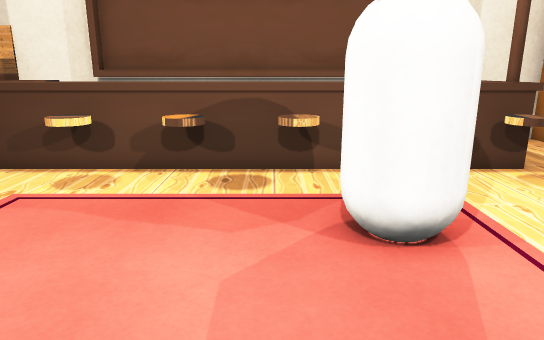
View 1 (above)

16 first-person views from a walk through a scene from a Unity 3-D project. The camera is 1.3 m above the floor, tilts 14° down and sees 70° across. The floor is counted in squares, 0.5 m on a side. Each view is taken from the middle of a square. On the plan, view 1 faces up. The plan holds only what a view shows up to about 20 squares ahead; the rest is blank. The place goes on beyond the plan. Some surface patterns are stand-ins.

View 2
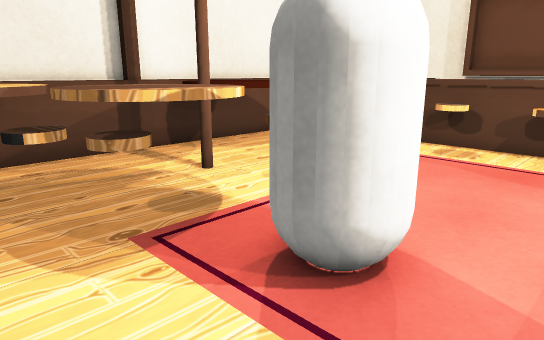

View 3
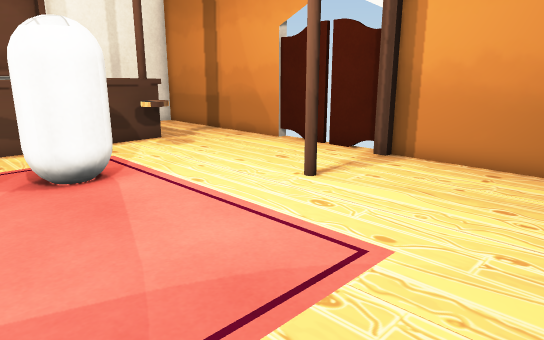

View 4
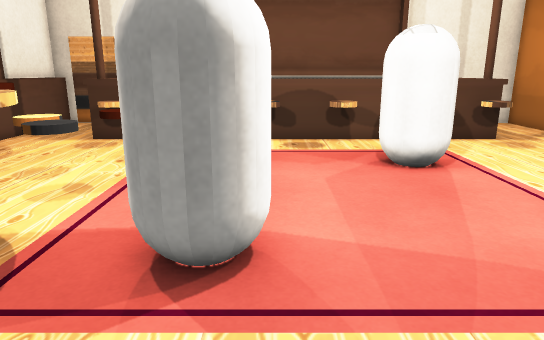

View 5
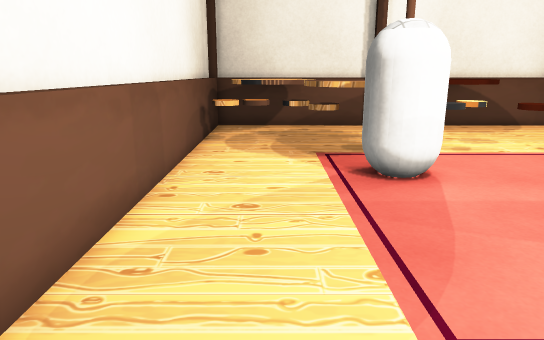

View 6
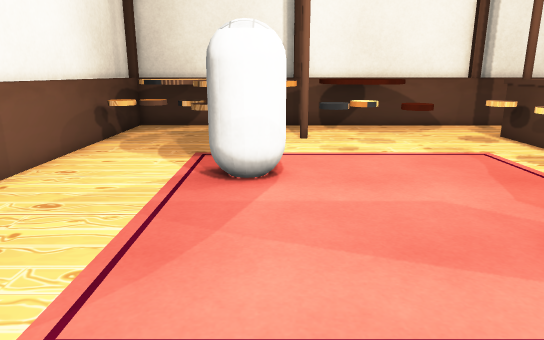

View 7
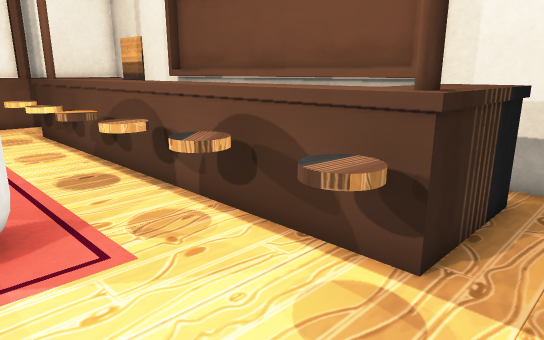

View 8
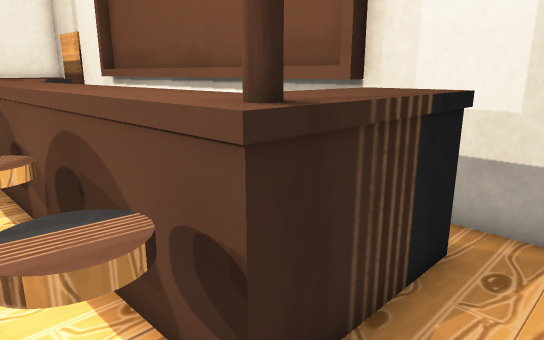

View 9
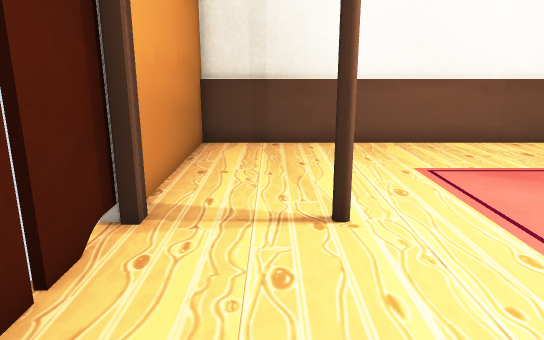

View 10
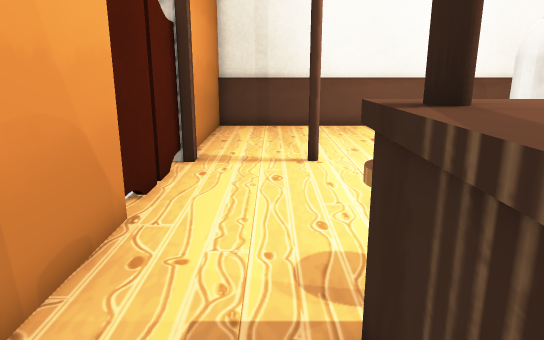

View 11
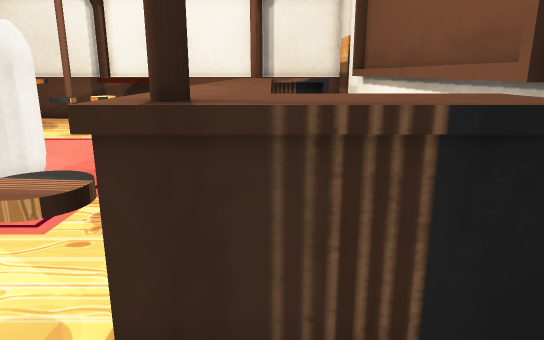

View 12
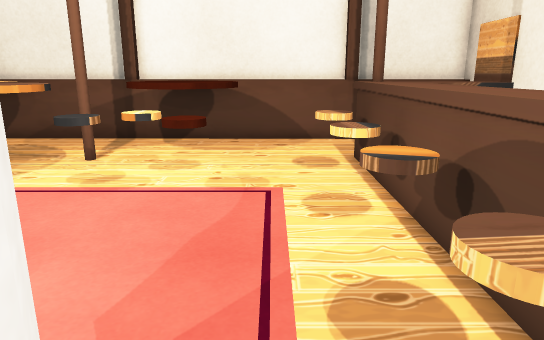

View 13
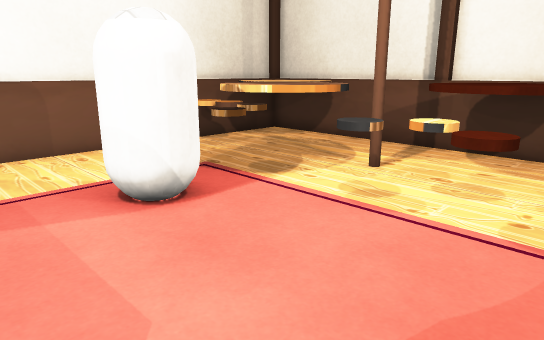

View 14
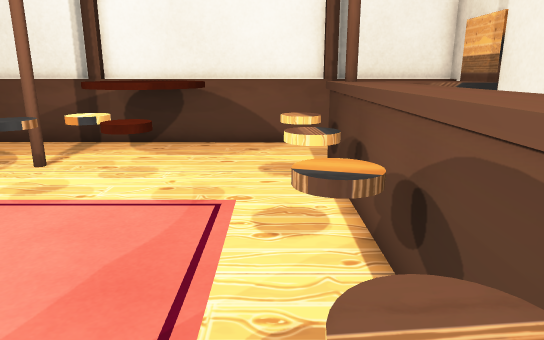

View 15
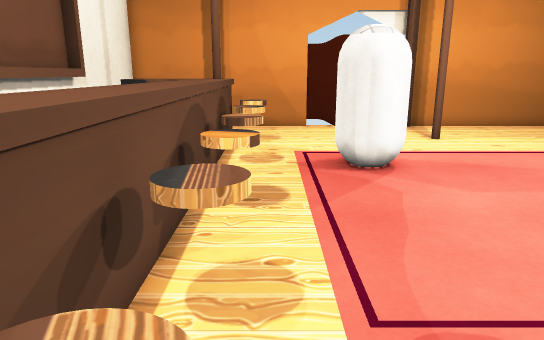

View 16
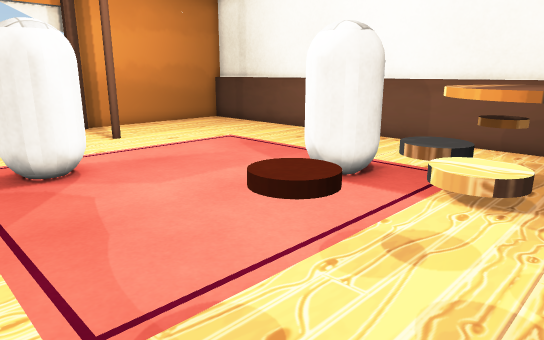

### Floor plan
Key: @ floor where view 1 was taken; # wall or solid block; x gap in a wall; . floor; = window, fence, low wall or low ledge; ^ raised ledge; O other object.
Columns run from 13 left of view 1 to 11 right of it. Each row starts with its distance up from view 1.
 16 #########################
 15 #..   #############.....#
 14 # . ^^             ^^...#
 13 # . ^^             ^^...#
 12 #.. ^^^^^^^^^^^^^^^^^...#
 11 #.. #^^^^^^^^^^^^^^^#...#
 10 #... ^==^ =^ ^^ ^^.^^...#
  9 #....=..=..=.==.==.==...#
  8 #.......................#
  7 #.^^..........OOO.......#
  6 #^^^^.=^......OOO.......#
  5 #^^^^^==.......OO.......x
  4 #^^^^^^.................#
  3 #.^^..^^................#
  2 #...#^^.............#...#
  1 #...^^^^.OOO............#
  0 #...^^^^.OOO.@..........#
 -1 #.^^^^^^..O.............#
 -2 #^^^^^^=................#
 -3 # ^^^^..................#
 -4 #^ ^^^..................#
 -5 #.^^=^..................#
 -6 #########################

Positions as (right, up) in squares from view 1, and headings:
1: (0, 0), facing up
2: (0, -4), facing up-left
3: (-1, -4), facing up-right
4: (-2, -5), facing up
5: (7, -3), facing left
6: (7, 1), facing left
7: (9, 6), facing up-left
8: (9, 9), facing up-left
9: (8, 9), facing down
10: (8, 14), facing down
11: (10, 12), facing left
12: (3, 8), facing left
13: (1, 8), facing down-left
14: (2, 9), facing left
15: (-9, 9), facing right
16: (-9, 9), facing down-right
